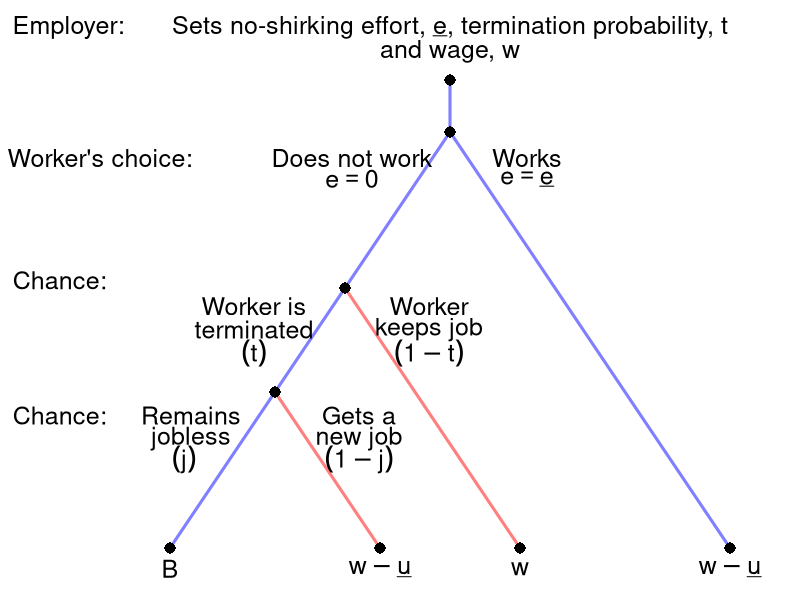

Reproduce this figure in R.
require(shape)
pdf(file = "employment/sequential_no_shirking.pdf", width = 9, height = 7)

#Set parameters for graphics
axislabelsize <- 1.5
labelsize <- 2
actionlabelsize <- 1.5
graphlinewidth <- 3
segmentlinewidth <- 2
nodesize <- 1.5

COL <- c("#7fc97f", "#beaed4", "#fdc086", "#ffff99", "#386cb0", "#f0027f", "#bf5b17", "#666666")
COLA <- c("#99d8c9","#66c2a4","#41ae76", "#238b45", "#005824")
COLB <- c("#4eb3d3", "#2b8cbe", "#0868ac","#084081")

par(mar =  c(0, 5, 4, 0))

xlims <- c(0, 10)
ylims <- c(0, 10)

npts <- 501 
x <- seq(xlims[1], xlims[2], length.out = npts)
y <- seq(ylims[1], ylims[2], length.out = npts) 

plot(0, 0, xlim = xlims, ylim = ylims, type = "n",
     xlab = expression(paste("")),
     ylab = expression(paste("")), 
     xaxt = "n", 
     yaxt = "n", 
     cex.lab = axislabelsize, 
     bty = "n",
     xaxs="i", 
     yaxs="i")

ticksy <- seq(from = 0, to = ylims[2], by = 2)
ylabels <- seq(from = 0, to = ylims[2], by = 2)
ticksx <- seq(from = 0, to = xlims[2], by = 2)
xlabels <- seq(from = 0, to = xlims[2], by = 2)

#Branches for Agent
segments(5, 9, 5, 10, lty = 1, col = rgb(0, 0, 1, 0.5), lwd = graphlinewidth, xpd = TRUE)
#Fish 10
segments(5, 9, 1, 1, lty = 1, col = rgb(0, 0, 1, 0.5), lwd = graphlinewidth)
#Fish 12
segments(5, 9, 9, 1, lty = 1, col = rgb(0, 0, 1, 0.5), lwd = graphlinewidth)

#Branches for Agent
#From Aram Fishing 10
#Bina fishes 10
segments(3.5, 6, 6, 1, lty = 1, col = rgb(1, 0, 0, 0.5), lwd = graphlinewidth)
#Bina fishes 12
segments(2.5, 4, 4, 1, lty = 1, col = rgb(1, 0, 0, 0.5), lwd = graphlinewidth)

#From Aram fishing 12
#Bina fishes 10
#segments(7.5, 5, 6, 1, lty = 1, col = rgb(1, 0, 0, 0.5), lwd = graphlinewidth)


#Bina fishes 12
#segments(7.5, 5, 9, 1, lty = 1, col = rgb(1, 0, 0, 0.5), lwd = graphlinewidth)

#Initial node
points(5, 10, pch = 16, col = "black", cex = nodesize, xpd = TRUE)
points(5, 9, pch = 16, col = "black", cex = nodesize)

#P1 Nodes
points(2.5, 4, pch = 16, col = "black", cex = nodesize)
points(3.5, 6, pch = 16, col = "black", cex = nodesize) 

#P2 Terminal Nodes
points(1, 1, pch = 16, col = "black", cex = nodesize)
points(4, 1, pch = 16, col = "black", cex = nodesize)
points(6, 1, pch = 16, col = "black", cex = nodesize)
points(9, 1, pch = 16, col = "black", cex = nodesize)

text(-0.45, 11, expression(paste("Employer:")), cex = actionlabelsize, xpd = TRUE)
text(5, 11, expression(paste("Sets no-shirking effort, ", underline(e), ", termination probability, ", t)), cex = actionlabelsize, xpd = TRUE)
text(5, 10.55, expression(paste("and wage, ", w)), cex = actionlabelsize, xpd = TRUE)

text(0, 8.5, expression(paste("Worker's choice:")), cex = actionlabelsize, xpd = TRUE)

text(3.6, 8.5, expression(paste("Does not work")), cex = actionlabelsize)
text(3.6, 8.1, expression(paste(e == 0)), cex = actionlabelsize)


text(6.1, 8.5, expression(paste("Works")), cex = actionlabelsize)
text(6.1, 8.1, expression(paste(e == underline(e))), cex = actionlabelsize)

text(-0.575, 6.15, expression(paste("Chance:")), cex = actionlabelsize, xpd = TRUE)

text(2.2, 6.15-0.5, expression(paste("Worker is")), cex = actionlabelsize)
text(2.2, 5.7-0.5, expression(paste("terminated")), cex = actionlabelsize)
text(2.2, 5.25-0.5, expression(paste((t))), cex = actionlabelsize)

text(4.7, 6.15-0.5, expression(paste("Worker")), cex = actionlabelsize)
text(4.7, 5.7-0.5, expression(paste("keeps job")), cex = actionlabelsize)
text(4.7, 5.25-0.5, expression(paste( (1-t) )), cex = actionlabelsize)

text(-0.575, 3.55, expression(paste("Chance:")), cex = actionlabelsize, xpd = TRUE)

text(1.3, 3.55, expression(paste("Remains")), cex = actionlabelsize)
text(1.3, 3.1, expression(paste("jobless")), cex = actionlabelsize)


text(3.7, 3.55, expression(paste("Gets a")), cex = actionlabelsize)
text(3.7, 3.1, expression(paste("new job")), cex = actionlabelsize)

text(1.2, 2.7, expression(paste( (j) )), cex = actionlabelsize)
text(3.7, 2.7, expression(paste( (1-j) )), cex = actionlabelsize)


#Payoffs 
text(1, .6, expression(B), cex = actionlabelsize)
text(4, .6, expression(w - underline(u)), cex = actionlabelsize)
text(6, .6, expression(w), cex = actionlabelsize)
text(9, .6, expression(paste(w - underline(u))), cex = actionlabelsize)

dev.off()
